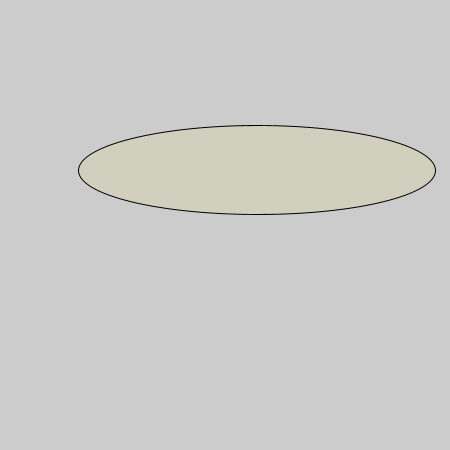
Frame 1 (no input)
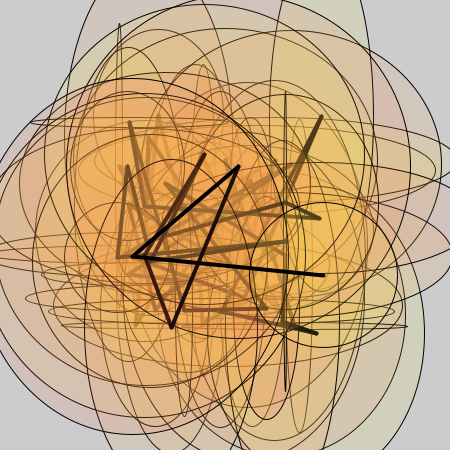
Frame 60 (the mouse pressed at the canvas centre just before this capture)
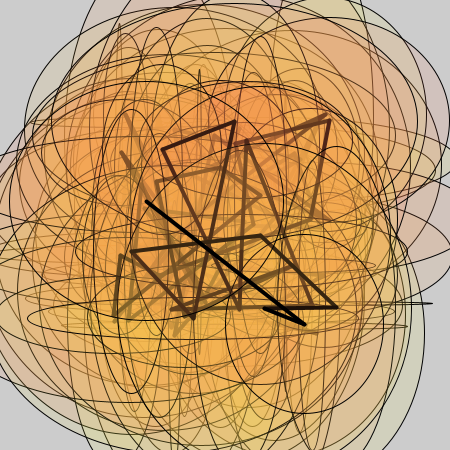
Frame 120 (the mouse held since frame 60 and released just before this capture)

The Processing sketch that drew these frames (run headless with seeded random() and noise(); from frame 60 on, the mouse is pressed at the canvas centre):

// Processing sketch: processing_66750
// ── processing_66750.pde

/* written by Aaron Fraint, 8/7/2012
listen to this:
http://soundcloud.com/thickandthin-1/tfus2012-sat-rocker-cd-mp3
*/

int newX;
int newY;
int oldX;
int oldY;

void setup(){
  size(450,450);
  frameRate(12); // # of times that draw() runs per second
  newX = width/2;
  newY = height/2;
}

void draw(){  
  // create ellipse with random center point
  newX = generate();
  newY = generate();
  make_ellipse(newX, newY);
  // draw line from center of prior ellipse to newest ellipse
  make_line(oldX, oldY, newX, newY);
  // the new ellipse is now the old ellipse
  oldX = newX;
  oldY = newY;
}
void make_line(int oldX, int oldY, int newX, int newY){
  // constructs line, unless it's from position 0,0
  if (oldX==0){noStroke();}
  else{stroke(0);strokeWeight(4);}
  line(oldX, oldY, newX, newY);
  }
void make_ellipse(int x, int y){
  // constructs ellipse with random width, height, color  
  int wide = round(random(375));
  int tall = round(random(375));
  int transparency = 30;
  int ellipse_color = color(250, round(random(100,255)), 80, transparency);
  //
  fill(ellipse_color);
  smooth();
  strokeWeight(1);
  ellipse(x, y, wide, tall);
}
int generate(){
  // creates a random number between floor and ceiling
  int num = round(random(112,337));
  return num;
}
